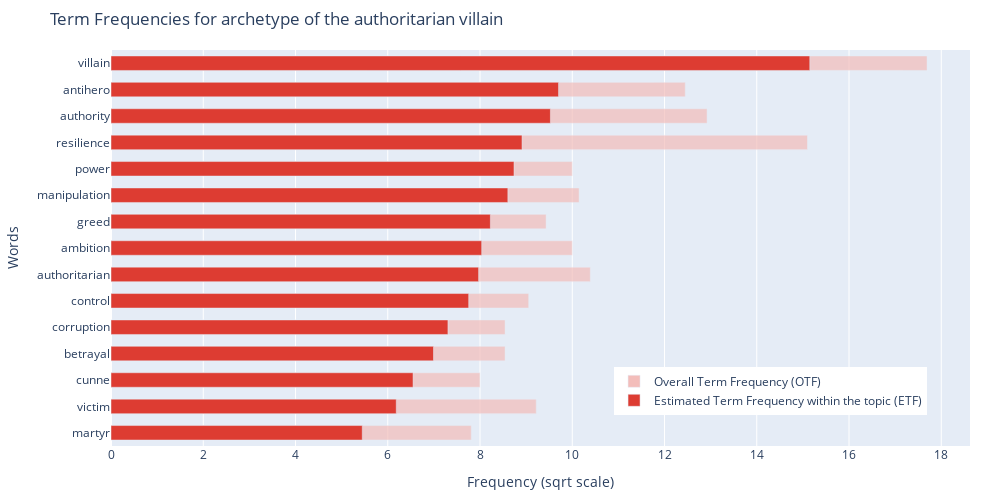
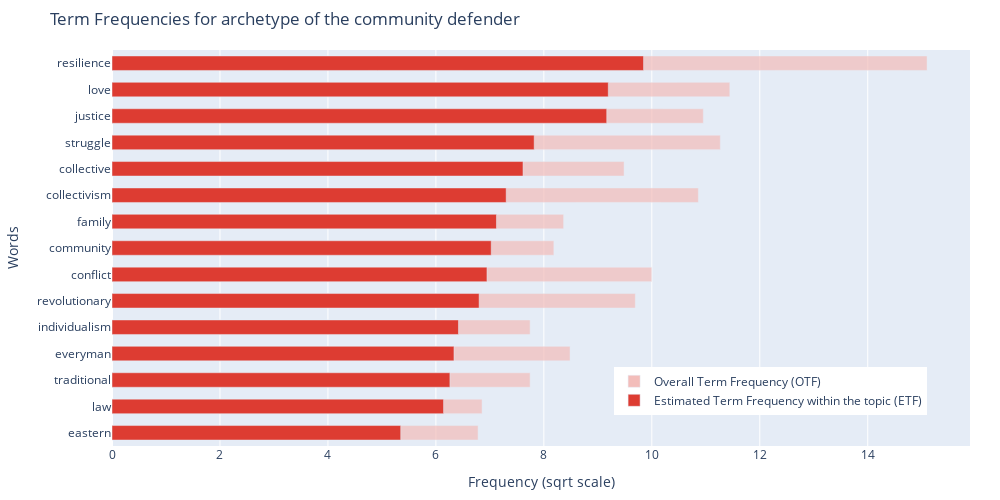
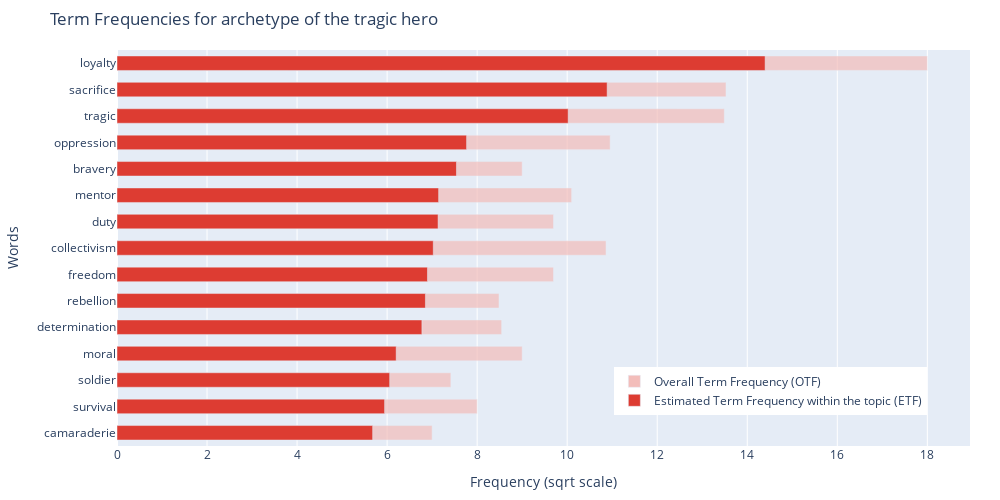

The cell these charts' notebook holds for them, in order:
### Code cell
lda_model, corpus, dictionary = eastern_char_topic
overall_term_freq = compute_overall_term_freq(corpus, dictionary)
est_term_freq_by_topic = compute_estimated_term_freq(lda_model, corpus, dictionary, 15)
plot_term_frequencies(est_term_freq_by_topic, overall_term_freq, ['#DD3C32','#F3BDBA'], EAST_ARCHETYPES_MAP)

### Figure 1 — Plotly figure (JSON) as saved in the notebook; plotly's stock layout.template omitted (floating-point values rounded to 4 significant figures)
{"data": [{"hovertemplate": "Word: <b>%{y}</b><br>sqrt(OTF) = <b>%{x}</b><extra></extra>", "marker": {"color": "#F3BDBA", "opacity": 0.7}, "name": "Overall Term Frequency (OTF)", "orientation": "h", "type": "bar", "width": 0.55, "x": [7.81, 9.22, 8, 8.544, 8.544, 9.055, 10.39, 10, 9.434, 10.15, 10, 15.1, 12.92, 12.45, 17.69], "y": ["martyr", "victim", "cunne", "betrayal", "corruption", "control", "authoritarian", "ambition", "greed", "manipulation", "power", "resilience", "authority", "antihero", "villain"]}, {"hovertemplate": "Word: <b>%{y}</b><br>sqrt(ETF) = <b>%{x}</b><extra></extra>", "marker": {"color": "#DD3C32"}, "name": "Estimated Term Frequency within the topic (ETF)", "orientation": "h", "type": "bar", "width": 0.55, "x": [5.448, 6.185, 6.548, 6.992, 7.305, 7.755, 7.97, 8.037, 8.225, 8.604, 8.737, 8.911, 9.527, 9.703, 15.15], "y": ["martyr", "victim", "cunne", "betrayal", "corruption", "control", "authoritarian", "ambition", "greed", "manipulation", "power", "resilience", "authority", "antihero", "villain"]}], "layout": {"barmode": "overlay", "height": 500, "legend": {"x": 0.95, "xanchor": "right", "y": 0.2, "yanchor": "top"}, "margin": {"b": 50, "l": 30, "r": 30, "t": 50}, "title": {"text": "Term Frequencies for archetype of the authoritarian villain"}, "width": 1000, "xaxis": {"title": {"text": "Frequency (sqrt scale)"}}, "yaxis": {"title": {"text": "Words"}}}}

### Figure 2 — Plotly figure (JSON) as saved in the notebook; plotly's stock layout.template omitted (floating-point values rounded to 4 significant figures)
{"data": [{"hovertemplate": "Word: <b>%{y}</b><br>sqrt(OTF) = <b>%{x}</b><extra></extra>", "marker": {"color": "#F3BDBA", "opacity": 0.7}, "name": "Overall Term Frequency (OTF)", "orientation": "h", "type": "bar", "width": 0.55, "x": [6.782, 6.856, 7.746, 8.485, 7.746, 9.695, 10, 8.185, 8.367, 10.86, 9.487, 11.27, 10.95, 11.45, 15.1], "y": ["eastern", "law", "traditional", "everyman", "individualism", "revolutionary", "conflict", "community", "family", "collectivism", "collective", "struggle", "justice", "love", "resilience"]}, {"hovertemplate": "Word: <b>%{y}</b><br>sqrt(ETF) = <b>%{x}</b><extra></extra>", "marker": {"color": "#DD3C32"}, "name": "Estimated Term Frequency within the topic (ETF)", "orientation": "h", "type": "bar", "width": 0.55, "x": [5.349, 6.142, 6.26, 6.335, 6.418, 6.801, 6.946, 7.025, 7.122, 7.302, 7.614, 7.821, 9.165, 9.194, 9.847], "y": ["eastern", "law", "traditional", "everyman", "individualism", "revolutionary", "conflict", "community", "family", "collectivism", "collective", "struggle", "justice", "love", "resilience"]}], "layout": {"barmode": "overlay", "height": 500, "legend": {"x": 0.95, "xanchor": "right", "y": 0.2, "yanchor": "top"}, "margin": {"b": 50, "l": 30, "r": 30, "t": 50}, "title": {"text": "Term Frequencies for archetype of the community defender"}, "width": 1000, "xaxis": {"title": {"text": "Frequency (sqrt scale)"}}, "yaxis": {"title": {"text": "Words"}}}}

### Figure 3 — Plotly figure (JSON) as saved in the notebook; plotly's stock layout.template omitted (floating-point values rounded to 4 significant figures)
{"data": [{"hovertemplate": "Word: <b>%{y}</b><br>sqrt(OTF) = <b>%{x}</b><extra></extra>", "marker": {"color": "#F3BDBA", "opacity": 0.7}, "name": "Overall Term Frequency (OTF)", "orientation": "h", "type": "bar", "width": 0.55, "x": [7, 8, 7.416, 9, 8.544, 8.485, 9.695, 10.86, 9.695, 10.1, 9, 10.95, 13.49, 13.53, 18], "y": ["camaraderie", "survival", "soldier", "moral", "determination", "rebellion", "freedom", "collectivism", "duty", "mentor", "bravery", "oppression", "tragic", "sacrifice", "loyalty"]}, {"hovertemplate": "Word: <b>%{y}</b><br>sqrt(ETF) = <b>%{x}</b><extra></extra>", "marker": {"color": "#DD3C32"}, "name": "Estimated Term Frequency within the topic (ETF)", "orientation": "h", "type": "bar", "width": 0.55, "x": [5.679, 5.945, 6.057, 6.202, 6.772, 6.851, 6.897, 7.026, 7.132, 7.144, 7.541, 7.766, 10.02, 10.89, 14.4], "y": ["camaraderie", "survival", "soldier", "moral", "determination", "rebellion", "freedom", "collectivism", "duty", "mentor", "bravery", "oppression", "tragic", "sacrifice", "loyalty"]}], "layout": {"barmode": "overlay", "height": 500, "legend": {"x": 0.95, "xanchor": "right", "y": 0.2, "yanchor": "top"}, "margin": {"b": 50, "l": 30, "r": 30, "t": 50}, "title": {"text": "Term Frequencies for archetype of the tragic hero"}, "width": 1000, "xaxis": {"title": {"text": "Frequency (sqrt scale)"}}, "yaxis": {"title": {"text": "Words"}}}}
